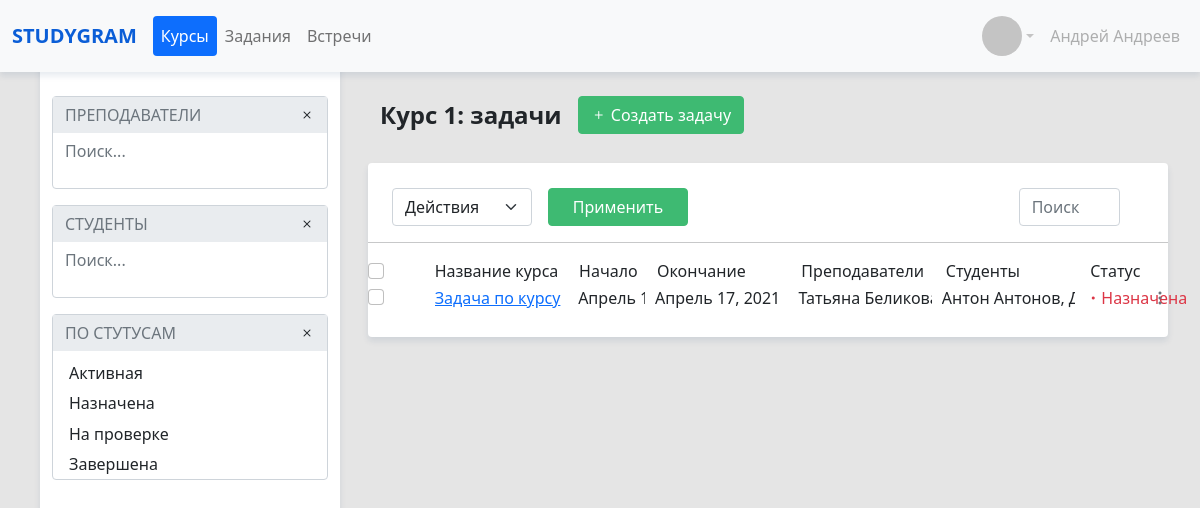
The page /course/1 on the database its author committed.
### courses/models.py (models this page shows, shortened)
class StatusTask(models.Model):
    name = models.CharField(max_length=150)
    def __str__(self):
        return self.name
    class Meta:
        verbose_name = 'Статус задания'
        verbose_name_plural = 'Статусы заданий'
        ordering = ['id']

class Course(models.Model):
    name = models.CharField(max_length=150)
    teachers = models.ManyToManyField(User, related_name='CourseTeachers')
    students = models.ManyToManyField(User, related_name='CourseStudents')
    status = models.ForeignKey(StatusCourse, on_delete=models.CASCADE, default=1)
    class Meta:
        verbose_name = 'Курс'
        verbose_name_plural = 'Курсы'
        ordering = ['id']

class Task(models.Model):
    name = models.CharField(max_length=150)
    course = models.ForeignKey(Course, on_delete=models.CASCADE)
    description = models.TextField()
    status = models.ForeignKey(StatusTask, on_delete=models.CASCADE, default=2)
    Teacher = models.ManyToManyField(User, related_name='Teachers')
    Student = models.ManyToManyField(User, related_name='Students')
    Start_date = models.DateField(default=datetime.date.today)
    Deadline = models.DateField(default=datetime.date.today)
    class Meta:
        verbose_name = 'Задание'
        verbose_name_plural = 'Задания'
        ordering = ['id']

### users/models.py (models this page shows)
class User(AbstractUser):
    Otchestvo = models.CharField(max_length=150, blank=True, verbose_name='Отчество')
    Group = models.ManyToManyField(Group, verbose_name='Группа', blank=True)
    Photo = models.ImageField(verbose_name='Фото', blank=True)
    Type = models.ForeignKey(UserType, on_delete=models.CASCADE, related_name='type', default=2)
    Status = models.ForeignKey(UserStatus, on_delete=models.CASCADE, related_name='status', default=1)
    def __str__(self):
        return self.first_name + ' ' + self.last_name
    class Meta:
        verbose_name = 'Пользователь'
        verbose_name_plural = 'Пользователи'
        ordering = ['id']

### courses/views.py (the view)
# urls.py: path('course/<int:pk>', CourseView.as_view(), name='course'),
class CourseView(DetailView):
    model = Course
    template_name = 'courses/course.html'
    context_object_name = 'courses'
    paginate_by = 10
    def get_context_data(self, *, object_list=None, **kwargs):
        context = super().get_context_data(**kwargs)
        context['teachers'] = User.objects.filter(Type=1)
        context['students'] = User.objects.filter(Type=2)
        context['statuses'] = StatusTask.objects.all()
        context['tasks'] = Task.objects.filter(course=self.kwargs['pk'])
        return context

### courses/templates/courses/course.html (shortened to what this page needs)
{% extends "base.html" %}
{% block sidebar %}
{% include 'inc/_sidebar_courses.html' %}
{% endblock %}
{% block content %}
<div class="flex-column main_block">
    <div id="courses" class="block_in_main">
        <form id = "courseform" method="post" onsubmit="return confirm('Вы уверены, что хотите удалить данные курсы?')">
        <div class="container-fluid main_block_header">
            <div class="main_block_title">{{courses.name}}: задачи</div>
            <div>
                <a class="btn btn-success" href="/create_task">
                    <i class="bi bi-plus"></i>
                    &#32;Создать задачу
                </a>
            </div>
        </div>
        <div class="main_block_page">
            {% include 'inc/_table_head.html' %}
            <hr>
            <div class="d-flex flex-row main_block_header_tasks">
                <div class="col-1">
                    <div class="form-check">
                        <input class="form-check-input" type="checkbox" name="course" value="">
                    </div>
                </div>
                <div class="col-2 d-flex justify-content-start">Название курса</div>
                <div class="col"></div>
                <div class="col-1 d-flex justify-content-start">Начало</div>
                <div class="col"></div>
                <div class="col-2 d-flex justify-content-start">Окончание</div>
                <div class="col"></div>
                <div class="col-2 d-flex justify-content-start">Преподаватели</div>
                <div class="col"></div>
                <div class="col-2 d-flex justify-content-start">Студенты</div>
                <div class="col"></div>
                <div class="col-1 d-flex justify-content-start">Статус</div>
                <div class="col"></div>
            </div>
             {% for task in tasks %}
            <div class="d-flex flex-row task align-center align-items-center">
                <div class="col-1">
                    <div class="form-check">
                        <input class="form-check-input" type="checkbox" name="course" value="{{course.pk}}">
                    </div>
                </div>
                <div class="col-2 d-flex justify-content-start content_size text-primary"><a href="{{course.get_absolute_url}}">{{task.name}}</a></div>
                <div class="col-1 d-flex justify-content-start content_size">{{task.Start_date}}</div>
                <div class="col-2 d-flex justify-content-start">{{task.Deadline}}</div>
                <div class="col-2 d-flex justify-content-start content_size">
                    {% for teacher in task.Teacher.all %}
                        {{teacher.first_name}} {{teacher.last_name}}
                    {% endfor %}
                </div>
                <div class="col-2 d-flex justify-content-start content_size">
                    {% for student in task.Student.all %}
                        {{student.first_name}} {{student.last_name}},
                    {% endfor %}
                </div>
                <div class="col-1 d-flex justify-content-start">
                    <i class="bi bi-dot text-danger"></i>
                    <span class="text-danger">{{task.status}}</span>
                </div>
                <div class="col d-flex justify-content-end">
                    <ul class="navbar-nav dropdown">
                        <li class="nav-item" role="tab">
                            <i class="bi bi-three-dots-vertical dropdown-toggle text-secondary other" data-bs-toggle="dropdown" id="taskDropdown"></i>
                        </li>
                    </ul>
                </div>
            </div>
            {% endfor %}
        </div>
        </form>
    </div>
    </div>
{% endblock %}

### templates/inc/_sidebar_courses.html (shortened to what this page needs)
    <div class="container flex-column position-fixed fixed-right menu_left">
        <form class="form-inline">
            <div class="filters" id="fil_teach">
                <div class="input-group">
                    <input type="search" id="filter_teacher" disabled class="form-control block_filters" placeholder="ПРЕПОДАВАТЕЛИ">
                    <div class="input-group-append">
                        <span id="filter_teacher_del" class="input-group-text block_filters" role="button">
                            <i class="bi bi-x"></i>
                        </span>
                    </div>
                </div>
                <input id="search_techer" class="form-control block_filters" placeholder="Поиск..." type="text" autocomplete="off">
                <ul class="navbar-nav">
                    <li class="nav-item filter"></li>
                    <li class="nav-item filter"></li>
                    <li class="nav-item filter"></li>
                </ul>
            </div>
            <div class="filters"  id="fil_stud">
                <div class="input-group">
                    <input type="text" id="filter_student" disabled class="form-control block_filters" placeholder="СТУДЕНТЫ">
                    <div class="input-group-append">
                        <span id="filter_student_del" class="input-group-text block_filters" role="button">
                            <i class="bi bi-x"></i>
                        </span>
                    </div>
                </div>
                <input type="text" class="form-control block_filters" placeholder="Поиск...">
                <ul class="navbar-nav">
                    <li class="nav-item filter"></li>
                    <li class="nav-item filter"></li>
                    <li class="nav-item filter"></li>
                </ul>
            </div>
            <div class="filters" id="fil_stas_cour">
                <div class="input-group">
                    <input type="text" id="filter_status_course" disabled class="form-control block_filters" placeholder="ПО СТУТУСАМ">
                    <div class="input-group-append">
                        <span  id="filter_status_del" class="input-group-text block_filters" role="button">
                            <i class="bi bi-x"></i>
                        </span>
                    </div>
                </div>
                <ul class="navbar-nav">
                    {% for status in statuses %}
                    <li class="nav-item filter">{{status}}</li>
                    {% endfor %}
                </ul>
            </div>
        </form>
    </div>

### frontend/css/main.css (style rules this page uses)
body { background: #E5E5E5; cursor: default; }
.btn-success { color: #fff; background-color: #3EBA72; border-color: #3EBA72; }
.dropdown-toggle::after { border-top: .3em solid #C4C4C4; }
.menu_left { z-index: 1; align-items: flex-start; background: #FFFFFF; box-shadow: 0 .25rem .375rem rgba(24, 61, 110, 0.1); border-radius: .25rem; width: 18.75rem; height: 100%; left: 2.5rem; padding-top: 5rem; }
.filters { margin-top: 1rem; border: 1px solid #CED4DA; border-radius: .25rem; width: 100%; height: auto; }
.block_filters, .block_filters:focus, .block_filters:after { border: none; border-radius: 0; }
.filter { padding: .2rem; padding-left: 1rem; }
.main_block { display: flex; height: auto; margin-right: 2rem; padding-top: 5rem; padding-left: 23rem; margin-bottom: 3rem; }
.block_in_main { display: flex; flex-direction: column; margin-top: 1rem; }
.main_block_header { display: flex; align-items: center; }
.main_block_title { font-weight: 600; font-size: 1.5rem; line-height: 1.3rem; margin-right: 1rem; }
.main_block_page { margin-top: 1.8rem; background: #FFFFFF; box-shadow: 0 .25rem .375rem rgba(24, 61, 110, 0.1); border-radius: .25rem; padding: 1.6rem 0 1.6rem 0; }
.other::after { display: none; }
.content_size { white-space: nowrap; overflow: hidden; text-overflow: ellipsis; }

### rows shown on the page
StatusTask: name "Активная"
StatusTask: name "Назначена"
StatusTask: name "На проверке"
StatusTask: name "Завершена"
Course: name "Курс 1"
Task: name "Задача по курсу", Start_date "Апрел…", Deadline "Апрель 17, 2021", status "Назначена"
User: first_name "Татьяна", last_name "Белик…"
User: first_name "Антон", last_name "Антонов"
